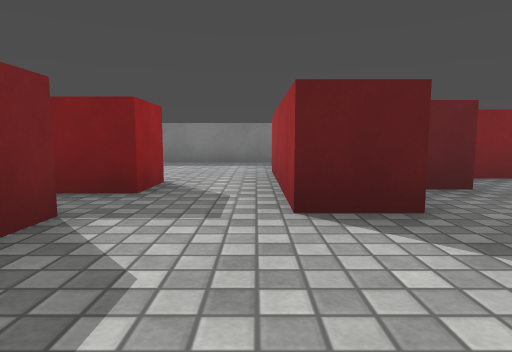
View 1 (above)

16 first-person views from a walk through a 3-D level made in the Unity game engine. The camera is 0.55 m above the floor, tilts 6° down and sees 75° across. The floor is counted in squares, 1 m on a side. Each view is taken from the middle of a square. On the plan, view 1 faces up. The plan holds only what a view shows up to about 9 squares ahead; the rest is blank. The player is left out. Surface patterns are stand-ins for the level's own textures.

View 2
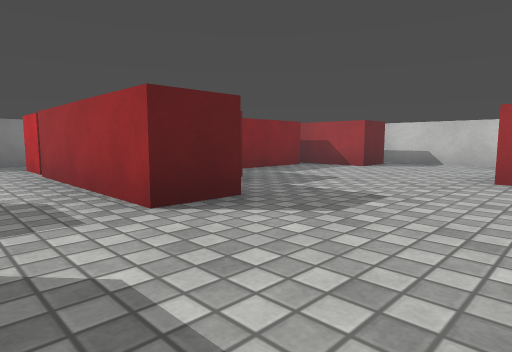

View 3
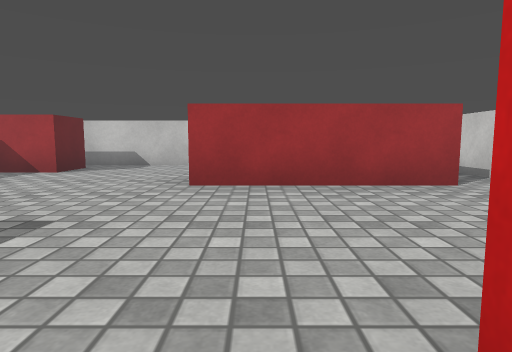

View 4
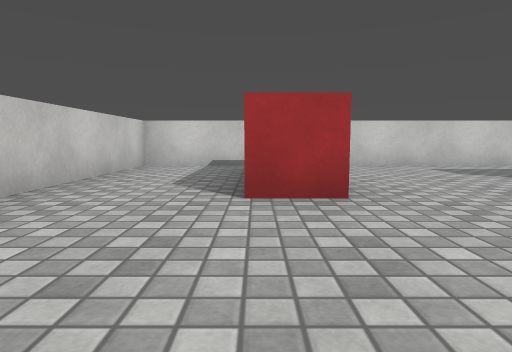

View 5
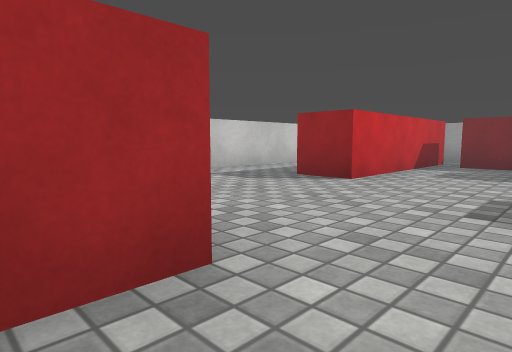

View 6
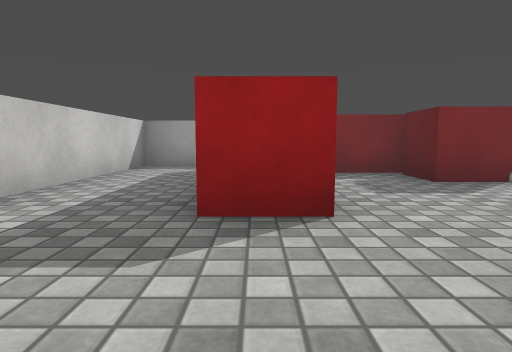

View 7
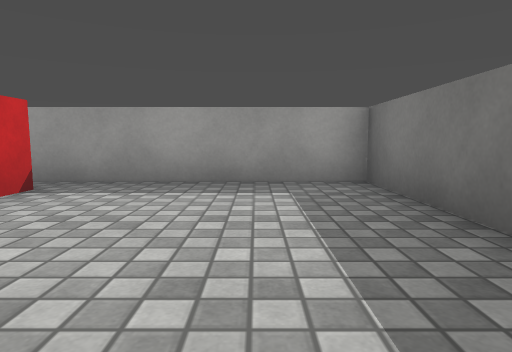

View 8
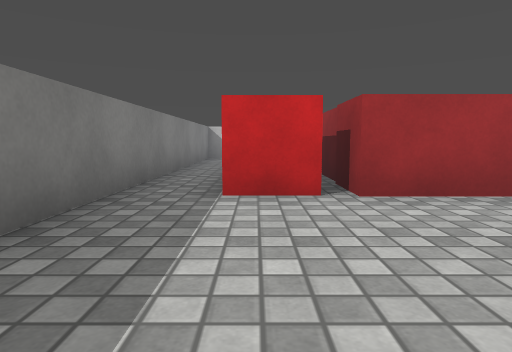

View 9
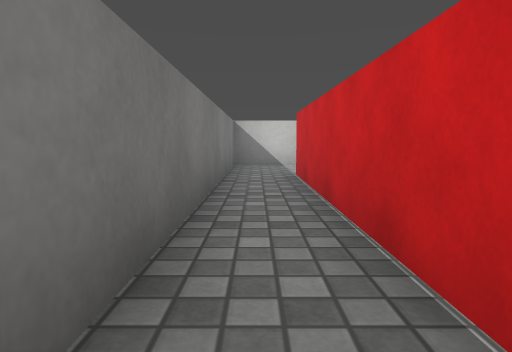

View 10
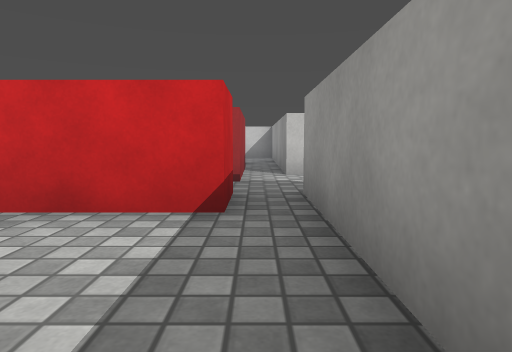

View 11
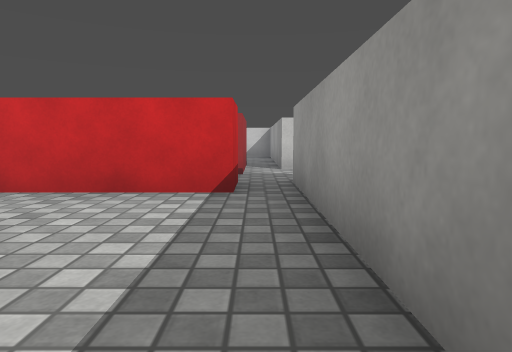

View 12
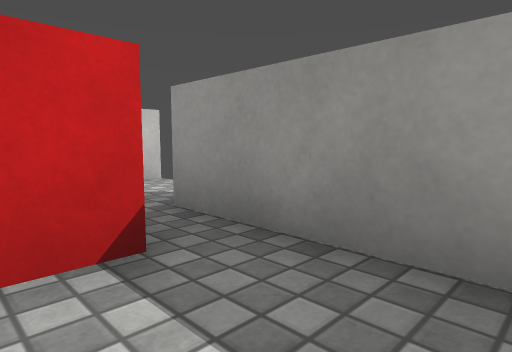

View 13
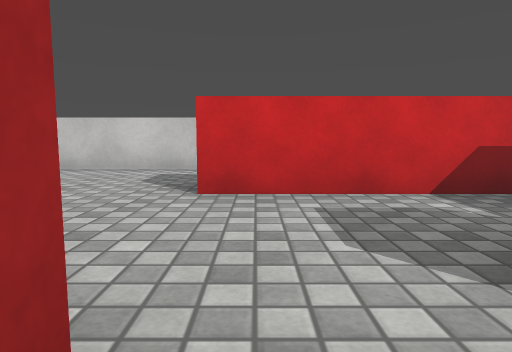

View 14
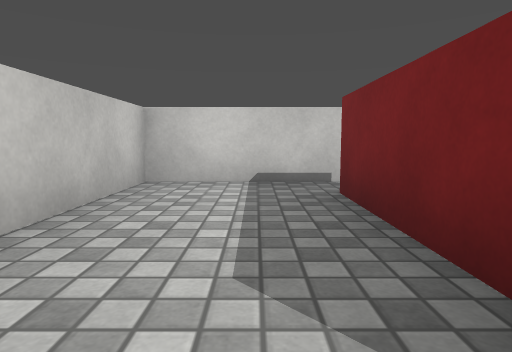

View 15
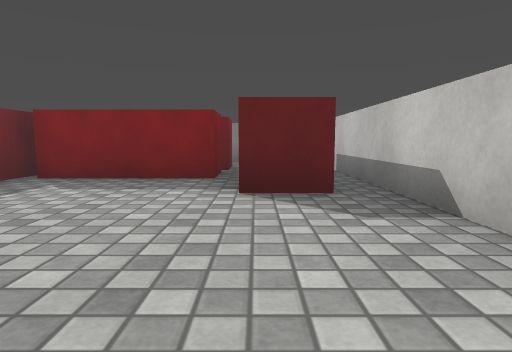

View 16
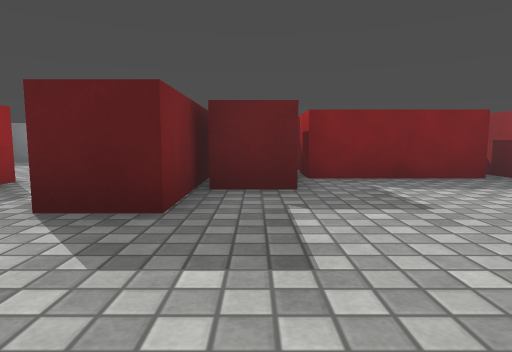

### Floor plan
Points are (right, up) in squares from view 1. A wall is a line through its corners. A room is listed if a view was taken in it or the views show most of it. See-through windows are left out.
Room 1 (views 1, 2, 3, 4, 5, 6, 7, 8, 9, 10, 11, 12, 13, 14, 15, 16)
walls: (1.3, 5.1) (1.3, 2.5) (0.3, 2.5) (0.3, 6) (1.4, 6); (0.3, 6.2) (0.3, 7.4); (-2.8, -0.4) (0.6, -0.4) (0.6, -1.5); (5.1, 0) (5.1, -2.6); (5.4, 4.9) (2.8, 4.9) (2.8, 6); (0.8, 7.3) (5.4, 7.3); (4.1, -2.6) (4.1, 0.8) (5.1, 0.8); (6.9, 3.5) (5.8, 3.5) (5.8, 5.6); (-5.6, 1.5) (-4.5, 1.5) (-4.5, -3.5) (7.5, -3.5) (7.5, 8.5) (-4.5, 8.5) (-4.5, 3.5)
objects: red block (-4, 0) to (-3, 2); red block (-4, 4) to (-1, 4); red cube (-2, 2); red block (2, 4) to (2, 6)

Where each view was taken, in squares from view 1:
view 1: 0 up, 0 right, facing up
view 2: 0 up, 1 left, facing up-right
view 3: 0 up, 0 right, facing right
view 4: 4 up, 5 right, facing down
view 5: 2 up, 5 right, facing down-left
view 6: 1 down, 3 right, facing left
view 7: 7 up, 0 right, facing left
view 8: 7 up, 3 left, facing right
view 9: 8 up, 0 right, facing right
view 10: 7 up, 4 left, facing down
view 11: 8 up, 4 left, facing down
view 12: 6 up, 3 left, facing down-left
view 13: 3 up, 0 right, facing down
view 14: 1 up, 6 right, facing down
view 15: 0 up, 6 right, facing up
view 16: 0 up, 2 right, facing up
